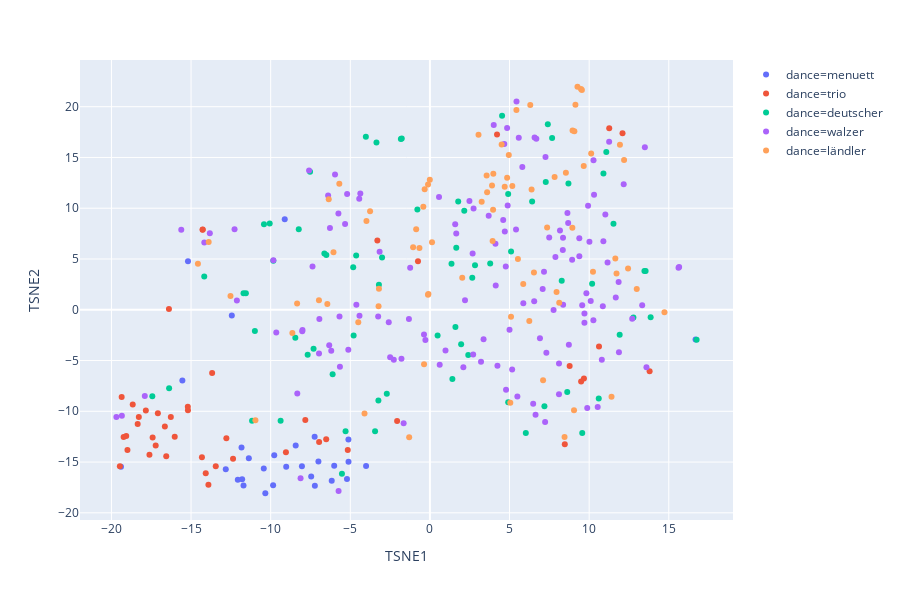

Notebook code for this chart:
### Markdown cell above
# TSNE

### Code cell
feature_matrix = features[top_features.index].to_numpy()
#feature_matrix = features.drop(columns=['dance', 'dance_num_label', 'path', 'gt_mode', 'id', 'D', 'no']).to_numpy()
labels = features[['dance_num_label']].to_numpy()
labels = np.ravel(labels)

scaler = StandardScaler()
scaler.fit(feature_matrix)
feature_matrix_scaled = scaler.transform(feature_matrix)


tSNE(feature_matrix_scaled)

px.scatter(features, x = 'TSNE1', y = 'TSNE2', color = 'dance')

### Figure 1 — Plotly figure (JSON) as saved in the notebook; plotly's stock layout.template omitted (floating-point values rounded to 4 significant figures; data arrays with more than 128 entries replaced by an {"elided": "..."} marker saying what was removed)
{"data": [{"hoverlabel": {"namelength": 0}, "hovertemplate": "dance=menuett<br>TSNE1=%{x}<br>TSNE2=%{y}", "legendgroup": "dance=menuett", "marker": {"color": "#636efa", "symbol": "circle"}, "mode": "markers", "name": "dance=menuett", "showlegend": true, "type": "scatter", "x": [-4.009, 16.68, -11.7, -19.4, -5.112, -12.82, -7.457, -11.37, -5.209, -6.167, -8.429, -7.225, -5.119, -11.79, -12.06, -10.43, -9.026, -7.239, -10.34, -8.037, -9.777, -9.847, -15.19, -6.011, -15.55, -7.002, -9.118, -11.83, -12.44], "xaxis": "x", "y": [-15.38, -2.922, -17.31, -15.46, -14.97, -15.72, -16.43, -14.64, -16.66, -16.84, -13.38, -17.33, -12.79, -16.7, -16.74, -15.64, -15.46, -12.51, -18.07, -15.41, -14.33, -17.29, 4.787, -15.36, -6.96, -14.95, 8.903, -13.56, -0.5683], "yaxis": "y"}, {"hoverlabel": {"namelength": 0}, "hovertemplate": "dance=trio<br>TSNE1=%{x}<br>TSNE2=%{y}", "legendgroup": "dance=trio", "marker": {"color": "#EF553B", "symbol": "circle"}, "mode": "markers", "name": "dance=trio", "showlegend": true, "type": "scatter", "x": [-18.35, -17.61, -7.826, -6.96, -16.27, -6.514, -5.159, -16.03, -19.47, -15.2, -3.302, -14.08, -12.36, -14.32, -19.24, -13.45, -16.56, -13.91, -17.41, -17.22, -17.84, -18.99, -16.65, -15.2, 11.26, -14.28, 13.8, 9.496, 9.672, 8.469, -0.7495, 10.62, -19.36, -14.27, 12.09, -16.39, 4.214, 8.775, -18.66, -17.08, -2.061, -19.07, -9.042, -18.28, -12.78, -13.68], "xaxis": "x", "y": [-11.24, -14.28, -10.85, -13.02, -10.56, -12.74, -13.81, -12.52, -15.43, -9.89, 6.811, -16.1, -14.69, -14.52, -12.54, -15.42, -14.42, -17.24, -12.59, -13.36, -9.911, -13.82, -11.49, -9.554, 17.89, 7.87, -6.053, -7.072, -6.781, -13.25, 4.77, -3.615, -8.595, 7.914, 17.38, 0.07216, 17.26, -5.543, -9.341, -10.18, -10.95, -12.44, -14.03, -10.56, -12.65, -6.221], "yaxis": "y"}, {"hoverlabel": {"namelength": 0}, "hovertemplate": "dance=deutscher<br>TSNE1=%{x}<br>TSNE2=%{y}", "legendgroup": "dance=deutscher", "marker": {"color": "#00cc96", "symbol": "circle"}, "mode": "markers", "name": "dance=deutscher", "showlegend": true, "type": "scatter", "x": [8.698, -14.17, -17.43, -6.505, -11.56, -10.99, -16.38, 11.08, -3.235, -11.71, -5.525, -4.817, 9.565, 11.92, 3.784, 1.96, 2.66, 5.097, 1.655, 11.53, 2.831, -8.237, -3.006, 0.4822, 6.022, -6.11, -3.445, 10.9, 7.673, 7.191, 16.75, 4.914, -11.17, -7.307, -7.529, 13.86, 1.355, 1.601, 4.916, -8.452, -4.632, -6.627, -4.79, 2.408, -2.709, -1.824, -1.769, -3.358, 10.6, 8.623, -4.023, -5.297, 7.404, 10.19, 12.78, -0.7875, 13.47, 13.54, 1.777, -9.833, 4.532, -10.06, 6.418, -7.678, 1.411, 7.276, -9.377, -10.42, 8.277, 2.158, -3.204], "xaxis": "x", "y": [12.43, 3.267, -8.52, 5.39, 1.631, -2.081, -7.724, 15.53, -8.93, 1.618, -16.14, 4.193, -12.14, -2.467, 4.554, -3.385, 3.144, 5.73, 6.106, 8.475, 4.377, 7.926, 5.139, -2.533, -12.13, -6.357, -11.98, 13.41, 16.91, -9.515, -2.948, 11.41, -10.94, -3.84, 13.59, -0.7389, 4.519, -1.707, -9.104, -2.761, 5.35, 5.547, -2.531, -4.468, -8.261, 16.83, 16.87, 16.47, -8.744, -8.11, 17.03, -11.97, 18.27, 2.571, -0.771, 9.875, 3.815, 3.82, 10.67, 4.82, 19.11, 8.487, 10.67, -4.43, -6.824, 12.58, -10.93, 8.421, 2.863, 9.745, 2.458], "yaxis": "y"}, {"hoverlabel": {"namelength": 0}, "hovertemplate": "dance=walzer<br>TSNE1=%{x}<br>TSNE2=%{y}", "legendgroup": "dance=walzer", "marker": {"color": "#ab63fa", "symbol": "circle"}, "mode": "markers", "name": "dance=walzer", "showlegend": true, "type": "scatter", "x": {"elided": "132 float values"}, "xaxis": "x", "y": {"elided": "132 float values"}, "yaxis": "y"}, {"hoverlabel": {"namelength": 0}, "hovertemplate": "dance=ländler<br>TSNE1=%{x}<br>TSNE2=%{y}", "legendgroup": "dance=ländler", "marker": {"color": "#FFA15A", "symbol": "circle"}, "mode": "markers", "name": "dance=ländler", "showlegend": true, "type": "scatter", "x": [3.592, -0.4134, -0.33, 11.72, -3.201, -0.007203, 12.44, -8.638, 5.86, -0.1183, 3.251, -10.96, 4.849, 3.9, 12.99, 11.64, 4.696, -0.3696, -4.107, -13.89, -8.341, 9.049, -3.986, 3.967, 8.957, 8.121, -6.968, 10.24, -6.442, -4.5, 7.952, 12.19, 10.13, -6.057, 9.544, 9.486, 3.981, 5.173, 9.266, 3.937, -0.09444, 0.1324, 6.384, 8.539, -0.1212, -0.6584, -0.8633, 2.03, 9.138, 9.071, -5.69, 6.533, 11.4, 3.051, 4.954, 7.106, 5.526, 5.431, 4.505, 14.73, 3.562, 7.36, -6.354, 11.93, -1.056, -3.758, 8.454, 5.093, -3.225, -14.57, -12.52, -1.303, 5.047, 6.303, 8.944, 6.241, 9.659, 7.829], "xaxis": "x", "y": [11.57, 10.15, 11.86, 3.574, 2.075, 12.81, 4.069, -2.278, 2.53, 12.34, 10.64, -10.88, 13.01, 12.24, 2.034, 5.051, 12.12, -5.371, -10.23, 6.674, 0.6043, -9.887, 8.732, 9.853, 17.65, 0.6898, 0.9308, 3.755, 0.5605, -1.239, 1.754, 14.76, 15.4, 5.67, 21.63, 21.75, 13.39, 12.19, 21.96, 6.769, 1.549, 6.646, 11.85, 13.48, 1.47, 6.074, 7.941, 3.147, 20.19, 17.58, 12.42, 3.681, -8.564, 17.24, 15.25, -6.953, 4.994, 19.67, 16.27, -0.2352, 13.21, 8.104, 10.89, 16.25, 6.155, 9.692, -12.54, -0.6875, 0.3339, 4.533, 1.35, -12.56, -9.151, 20.16, 8.067, -1.108, 14.16, 13.07], "yaxis": "y"}], "layout": {"height": 600, "legend": {"tracegroupgap": 0}, "margin": {"t": 60}, "xaxis": {"anchor": "y", "domain": [0, 1], "title": {"text": "TSNE1"}}, "yaxis": {"anchor": "x", "domain": [0, 1], "title": {"text": "TSNE2"}}}}
